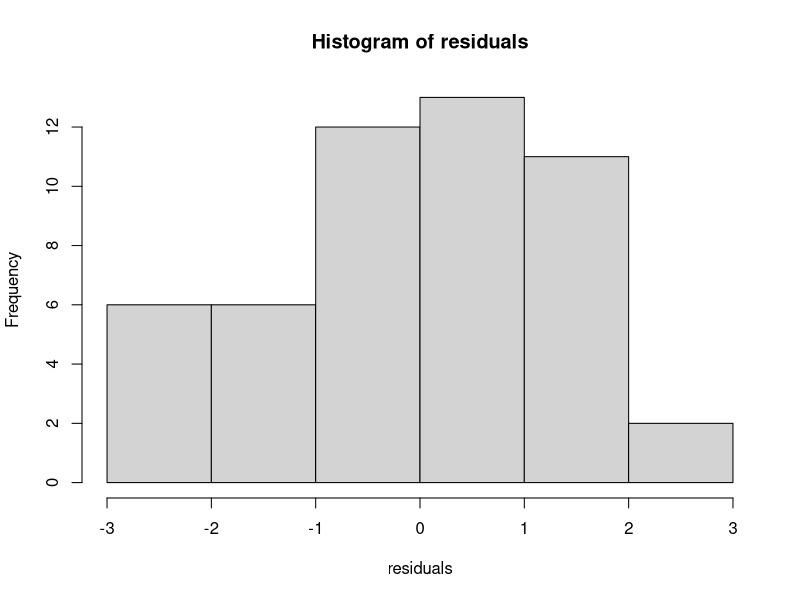
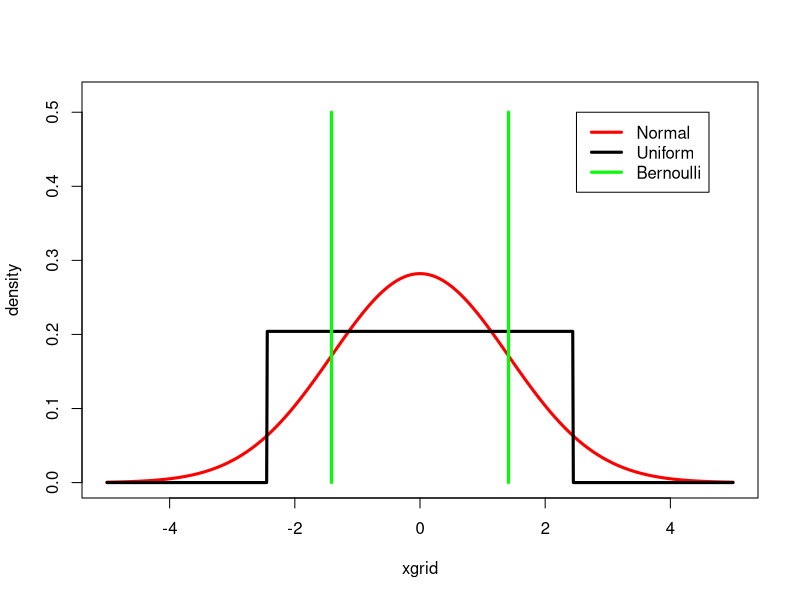

Here is the R script that generated these plots, in order:
## ---- chunk 1
knitr::opts_chunk$set(include=TRUE,echo = TRUE, eval=FALSE, message=FALSE,warning=FALSE)
## ---- chunk 2
set.seed(1)
n=50;
x=rnorm(n,mean=10,sd=2);
beta=c(20,0.15);
y=x*beta[2]+beta[1]+ runif(n,min=-2.5,max=2.5);

fit.linear.model<-function(covariate,response){
  X=cbind(1,covariate);
  beta.fit=solve(t(X)%*%X)%*%t(X)%*%response;
  return(beta.fit)
}

## ---- chunk 3

linear.model<-function(beta,covariate){
  yout=covariate*beta[2]+beta[1]
  return(yout);
}

sum.of.squares<-function(beta,covariate,outcome){
  yout=linear.model(beta=beta,covariate=covariate);
  res=outcome-yout;
  sos= sum(res^2);
  return(sos)
}
beta.hat= fit.linear.model(covariate=x,response=y)
residuals= y-linear.model(beta=beta.hat,covariate=x)
hist(residuals)
residual.sum.of.squares=sum.of.squares(beta=beta.hat,covariate=x,outcome=y)

sigma.sq.hat=residual.sum.of.squares/(n-2);

sigma.sq=5^2/12;


# Write a simulation to verify this estimator of sigma.sq is unbiased
simulate.one.instance<-function(x,beta){
  n=length(x);
  y=x*beta[2]+beta[1]+ runif(n,min=-2.5,max=2.5);
  beta.hat= fit.linear.model(covariate=x,response=y)
  residuals= y-linear.model(beta=beta.hat,covariate=x)
  residual.sum.of.squares=sum.of.squares(beta=beta.hat,covariate=x,outcome=y)
  sigma.sq.hat=residual.sum.of.squares/(n-2);
  return(sigma.sq.hat)
}
simulate.one.instance(x=x,beta=beta)

N.sim=50000;
set.seed(1)
x=runif(40,min=4,max=20);
beta=c(20,0.15);
sigma.sq.hat.sim=replicate(N.sim, simulate.one.instance(x=x,beta=beta))

dim(sigma.sq.hat.sim)
length(sigma.sq.hat.sim)

mean(sigma.sq.hat.sim)
(sigma.sq=5^2/12)
## ---- chunk 4
y=x*beta[2]+beta[1]+ runif(length(x),min=-2.5,max=2.5);

summary(lm(y~x+1))

beta.hat= fit.linear.model(covariate=x,response=y)
residual.sum.of.squares=sum.of.squares(beta=beta.hat,covariate=x,outcome=y)
sigma.sq.hat=residual.sum.of.squares/(length(x)-2);


var.beta1.hat=sigma.sq.hat/sum((x-mean(x))^2)
var.beta0.hat=sigma.sq.hat*sum(x^2)/sum((x-mean(x))^2)/(length(x))
sqrt(var.beta1.hat)
sqrt(var.beta0.hat)
## ---- chunk 5
estimate.sigma.sq<-function(covariate,response){
  beta.hat= fit.linear.model(covariate=covariate,response=response)
  residual.sum.of.squares=sum.of.squares(beta=beta.hat,covariate=covariate,outcome=response)
  sigma.sq.hat=residual.sum.of.squares/(length(covariate)-2);
  return(sigma.sq.hat) 
}

estimate.coef.var<-function(covariate,response){
  sigma.sq.hat=estimate.sigma.sq(covariate=covariate,response=response);
  var.beta1.hat=sigma.sq.hat/sum((covariate-mean(covariate))^2)
  var.beta0.hat=sigma.sq.hat*sum(covariate^2)/sum((covariate-mean(covariate))^2)/(length(covariate))
  return(c(var.beta0.hat,var.beta1.hat ))
}

estimate.coef.se<-function(covariate,response){
   return(sqrt(estimate.coef.var(covariate=covariate,response=response)))
}
estimate.coef.se(covariate=x,response=y)

summary(lm(y~x+1))
## ---- chunk 6
xgrid=seq(from=-5,to=5,by=0.01);
norm.density=dnorm(xgrid, mean=0,sd=sqrt(2))
unif.density=dunif(xgrid,min=-sqrt(6),max=sqrt(6))
xbin=c(-sqrt(2),sqrt(2));
ybin=c(0.5,0.5)

plot(norm.density~xgrid,type='l',col='red',lwd=3,ylim=c(0,0.52),ylab='density')
lines(unif.density~xgrid,col='black',lwd=3)
segments(xbin[1],0,xbin[1],ybin[1],col='green',lwd=3)
segments(xbin[2],0,xbin[2],ybin[2],col='green',lwd=3)

legend(x=2.5,y=0.5,legend=c("Normal","Uniform","Bernoulli"), lwd=3,col=c('red','black','green' ) )
